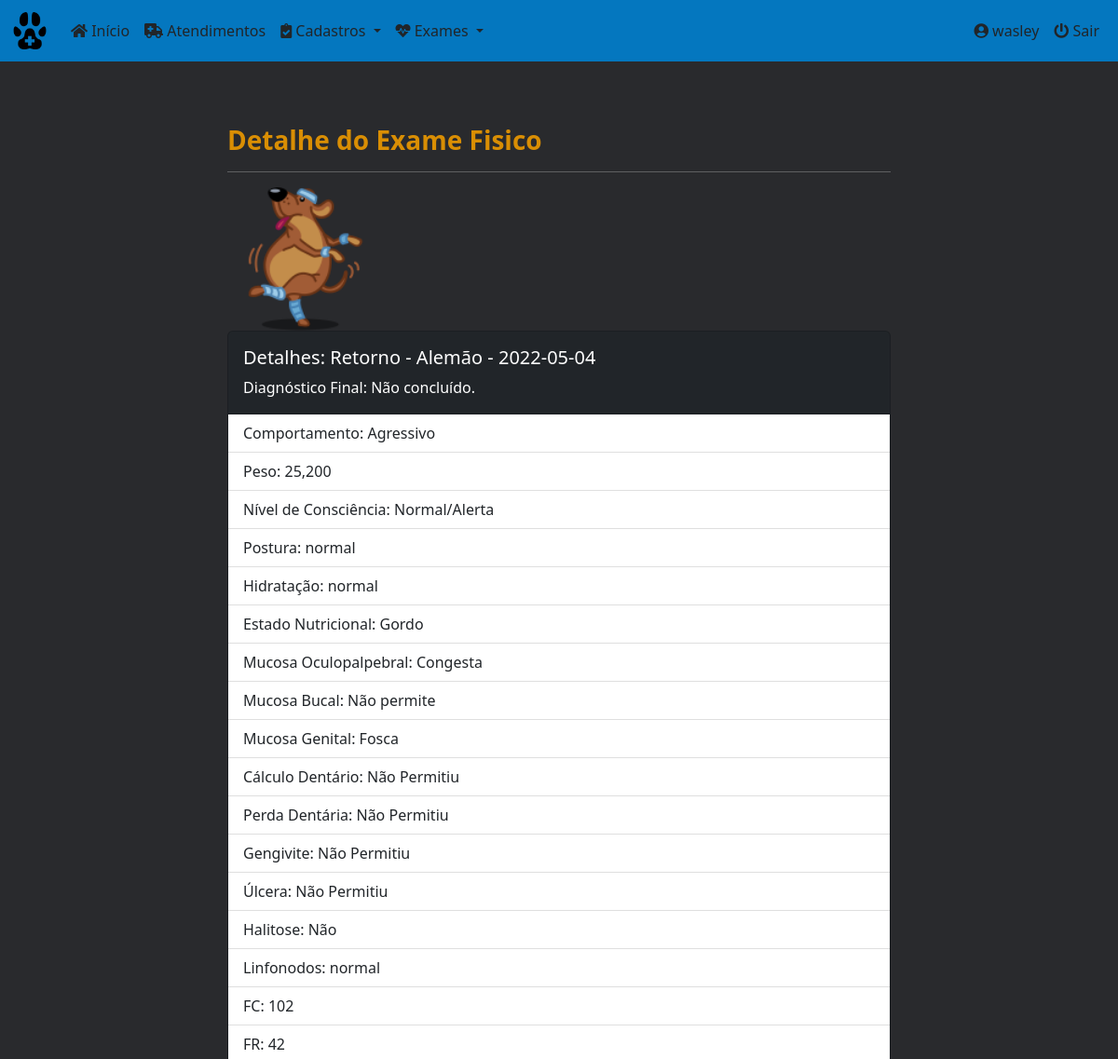
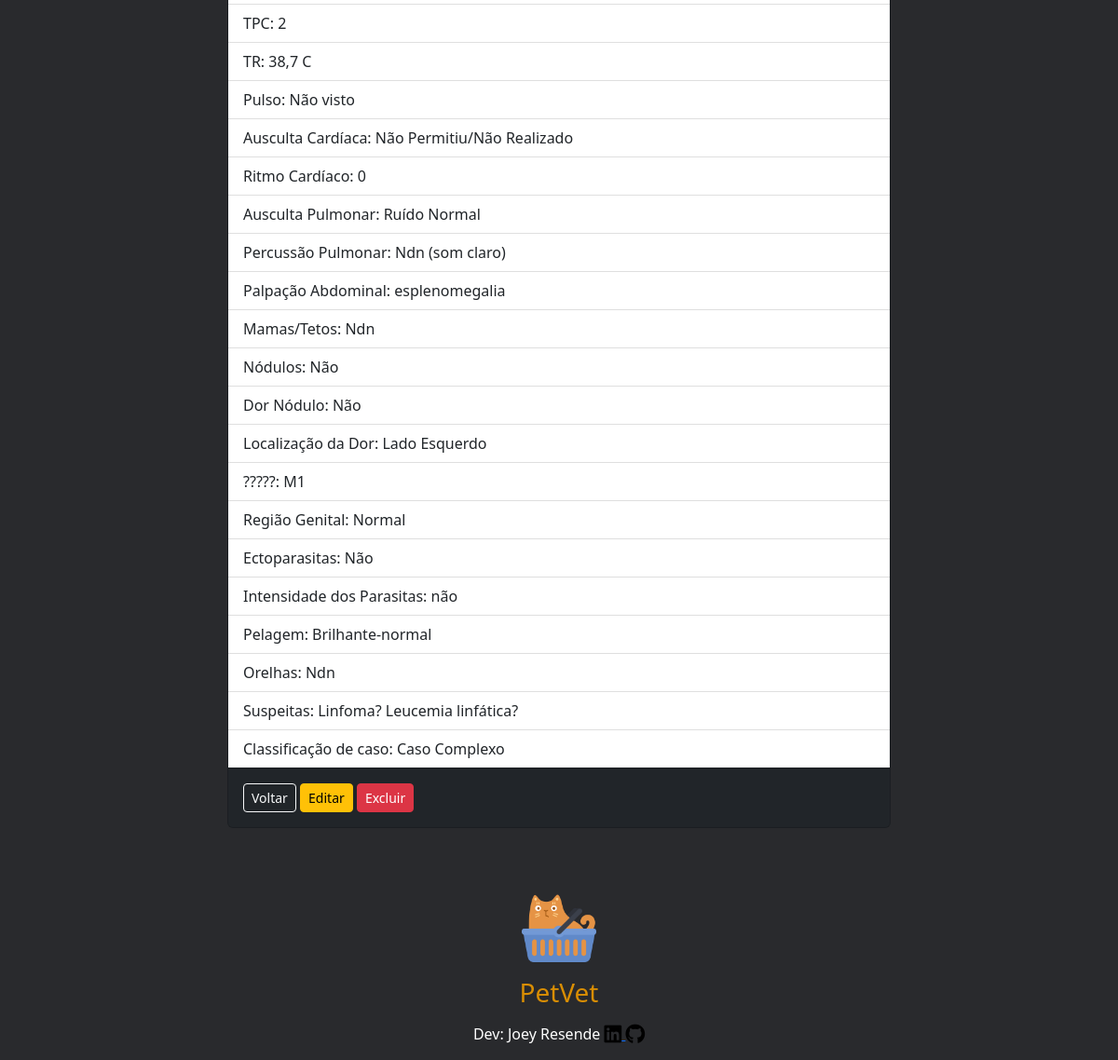
Screenshot of /petvet/physical_exam/1 (signed in) with the database file from the repository (2 pictures, top to bottom).
### core/models.py (models this page shows, shortened)
class PhysicalExam(models.Model):
    medical_care = models.ForeignKey(
        'MedicalCare', on_delete=models.PROTECT, null=True, verbose_name='Atendimento')
    choice_conduct = models.CharField(
        max_length=9, choices=conduct, verbose_name='Conduta')
    weight = models.DecimalField(
        max_digits=6, decimal_places=3, verbose_name='Peso', default=0)
    choice_consciousness = models.CharField(
        max_length=18, choices=consciousness, verbose_name='Nivel de Consciência')
    stance = models.CharField(max_length=30, verbose_name='Postura')
    hydration = models.CharField(max_length=30, verbose_name='Hidratação')
    choice_nutricional_status = models.CharField(
        max_length=18, choices=nutricional_status, verbose_name='Estado Nutricional')
    oculopalpebral = models.CharField(
        max_length=30, default='Não Permitiu', verbose_name='Mucosa Oculopalpebral')
    bucal = models.CharField(
        max_length=30, default='Não Permitiu', verbose_name='Mucosa Bucal')
    genital = models.CharField(
        max_length=30, default='Não Permitiu', verbose_name='Mucosa Genital')
    choice_dental_calculus = models.CharField(
        max_length=18, choices=dental_calculus, verbose_name='Cálculo Dentário')
    choice_dental_loss = models.CharField(
        max_length=29, choices=dental_loss, verbose_name='Perda Dentário')
    gengivite = models.CharField(
        max_length=18, choices=dental_calculus, verbose_name='Gengivite')
    choice_ulcera = models.CharField(
        max_length=12, choices=ulcera, verbose_name='Úlcera')
    choice_halitose = models.CharField(
        max_length=18, choices=dental_calculus, verbose_name='Halitose')
    linfonodos = models.CharField(max_length=60, verbose_name='Linfonodos')
    fc = models.CharField(max_length=30, default=0, verbose_name='FC')
    fr = models.CharField(max_length=30, default=0, verbose_name='FR')
    tpc = models.CharField(max_length=30, default=0, verbose_name='TPC')
    tr = models.CharField(max_length=30, default=0, verbose_name='TR')
    pulse = models.CharField(max_length=30, default=0, verbose_name='Pulso')
    choice_auscu_cardio = models.CharField(
        max_length=26, choices=auscu_cardio, verbose_name='Ausculta Cardíaca')
    heart_rate = models.CharField(
        max_length=30, default=0, verbose_name='Ritmo Cardíaco')
    choice_auscu_pulmonar = models.CharField(
        max_length=17, choices=auscu_pulmonar, verbose_name='Ausculta Pulmonar')
    choice_percu_pulmonar = models.CharField(
        max_length=17, choices=percu_pulmonar, verbose_name='Percussão Pulmonar')
    palpa_abdominal = models.CharField(
        max_length=60, verbose_name='Palpação Abdominal')
    choice_mamas = models.CharField(
        max_length=17, choices=mamas, verbose_name='Mamas/Tetos')
    choice_nodulo = models.CharField(
        max_length=17, choices=nodulo, verbose_name='Nódulos')
    choice_nodulo_pain = models.CharField(
        max_length=30, choices=castrated_status, verbose_name='Dor Nódulo')
    choice_local_pain = models.CharField(
        max_length=30, choices=local_pain, verbose_name='Local da Dor')
    choice_pain_m = models.CharField(
        max_length=3, choices=pain_m, verbose_name='Código Região')
    genital_region = models.CharField(
        max_length=30, default='Normal', verbose_name='Região Genital')
    choice_ectoparasitas = models.CharField(
        max_length=30, choices=parasitas, verbose_name='Ectoparasitas')
    ectoparasitas_intensity = models.CharField(
        max_length=30,  null=True, blank=True, verbose_name='Intensidade dos Parasitas')
    pelage = models.CharField(
        max_length=60, default='Normal', verbose_name='Pelagem')
    ears = models.CharField(
        max_length=60, default='Normal', verbose_name='Orelhas')
    diag_differ = models.TextField(
        max_length=1000, verbose_name='Suspeitas')
    diag_final = models.TextField(
        max_length=1000, verbose_name='Diagnósticos Definitivos')
    case_classification = models.CharField(
        max_length=13, choices=classifier, verbose_name='Classificação de caso')
    class Meta:
        ordering = ['id']

class MedicalCare(models.Model):
    id = models.AutoField(primary_key=True)
    date = models.DateField(default=date.today, verbose_name='Data')
    time = models.TimeField(verbose_name='Hora')
    pet_name = models.ForeignKey(
        'Pets', on_delete=models.PROTECT, null=True, verbose_name='Nome do Pet')
    procedure = models.CharField(
        max_length=8, choices=procedures, verbose_name='Tipo de atendimento')
    vet_name = models.ForeignKey(
        'Vet', on_delete=models.PROTECT, null=True, verbose_name='Veterinario')
    sedative = models.CharField(
        max_length=8, choices=type_sedative, default='Não', verbose_name='Tipo de sedativo')
    report = models.TextField(
        max_length=1000, verbose_name='Relato do problema')
    class Meta:
        ordering = ['-date']
    def __str__(self):
        return f'{self.procedure} - {self.pet_name} - {self.date}'

class Pets(models.Model):
    id = models.AutoField(primary_key=True)
    pet_name = models.CharField(
        max_length=30, verbose_name='Nome do Pet')
    species = models.CharField(
        max_length=20, verbose_name='Espécie')
    breed = models.CharField(
        max_length=30, verbose_name='Raça')
    gender = models.CharField(
        max_length=5, choices=sex_status, verbose_name='Gênero')
    date_of_birth = models.DateField(
        null=True, blank=True, verbose_name='Data de Nascimento')
    castrated = models.CharField(
        max_length=3, choices=castrated_status, default='N', verbose_name='Castrado?')
    weight = models.DecimalField(
        max_digits=6, decimal_places=3, verbose_name='Peso', default=0)
    tutor_name = models.ForeignKey(
        'Tutor', on_delete=models.PROTECT, null=True, verbose_name='Nome do Tutor')
    class Meta:
        ordering = ['-id']
    def __str__(self):
        return self.pet_name

### core/views.py (the view)
# urls.py: path('physical_exam/<int:pk>', PhysicalExamDetail.as_view(),
class PhysicalExamDetail(LoginRequiredMixin, DetailView):
    login_url = reverse_lazy('login')
    model = PhysicalExam
    template_name = 'core/physical_exam_detail.html'
    success_url = reverse_lazy('physical_exams')

### core/templates/core/physical_exam_detail.html (shortened to what this page needs)
{% extends 'core/base_model.html' %}
{% load static %}
{% block content %}
<div class="row">
  <div class="col-sm-8 mx-auto">
    <div class="container">
      <h3><strong>Detalhe do Exame Fisico</strong></h3><hr>
      <div class="row col-3">
        <img class="card-img-top" src="{% static 'img/fitness_dog.png/' %}" alt="Imagem de capa do card">
      </div>
      <div class="card text-white bg-dark mb-3">
        <div class="card-body">
          <h5 class="card-title">Detalhes: {{ physicalexam.medical_care }}</h5>
          <p class="card-text">Diagnóstico Final: {{ physicalexam.diag_final }}</p>
        </div>
          <ul class="list-group list-group-flush">
            <li class="list-group-item">Comportamento: {{ physicalexam.choice_conduct }}</li>
            <li class="list-group-item">Peso: {{ physicalexam.weight }}</li>
            <li class="list-group-item">Nível de Consciência: {{ physicalexam.choice_consciousness }}</li>
            <li class="list-group-item">Postura: {{ physicalexam.stance }}</li>
            <li class="list-group-item">Hidratação: {{ physicalexam.hydration }}</li>
            <li class="list-group-item">Estado Nutricional: {{ physicalexam.choice_nutricional_status }}</li>
            <li class="list-group-item">Mucosa Oculopalpebral: {{ physicalexam.oculopalpebral }}</li>
            <li class="list-group-item">Mucosa Bucal: {{ physicalexam.bucal }}</li>
            <li class="list-group-item">Mucosa Genital: {{ physicalexam.genital }}</li>
            <li class="list-group-item">Cálculo Dentário: {{ physicalexam.choice_dental_calculus }}</li>
            <li class="list-group-item">Perda Dentária: {{ physicalexam.choice_dental_loss }}</li>
            <li class="list-group-item">Gengivite: {{ physicalexam.gengivite }}</li>
            <li class="list-group-item">Úlcera: {{ physicalexam.choice_ulcera }}</li>
            <li class="list-group-item">Halitose: {{ physicalexam.choice_halitose }}</li>
            <li class="list-group-item">Linfonodos: {{ physicalexam.linfonodos }}</li>
            <li class="list-group-item">FC: {{ physicalexam.fc }}</li>
            <li class="list-group-item">FR: {{ physicalexam.fr }}</li>
            <li class="list-group-item">TPC: {{ physicalexam.tpc }}</li>
            <li class="list-group-item">TR: {{ physicalexam.tr }}</li>
            <li class="list-group-item">Pulso: {{ physicalexam.pulse }}</li>
            <li class="list-group-item">Ausculta Cardíaca: {{ physicalexam.choice_auscu_cardio }}</li>
            <li class="list-group-item">Ritmo Cardíaco: {{ physicalexam.heart_rate }}</li>
            <li class="list-group-item">Ausculta Pulmonar: {{ physicalexam.choice_auscu_pulmonar }}</li>
            <li class="list-group-item">Percussão Pulmonar: {{ physicalexam.choice_percu_pulmonar }}</li>
            <li class="list-group-item">Palpação Abdominal: {{ physicalexam.palpa_abdominal }}</li>
            <li class="list-group-item">Mamas/Tetos: {{ physicalexam.choice_mamas }}</li>
            <li class="list-group-item">Nódulos: {{ physicalexam.choice_nodulo }}</li>
            <li class="list-group-item">Dor Nódulo: {{ physicalexam.choice_nodulo_pain }}</li>
            <li class="list-group-item">Localização da Dor: {{ physicalexam.choice_local_pain }}</li>
            <li class="list-group-item">?????: {{ physicalexam.choice_pain_m }}</li>
            <li class="list-group-item">Região Genital: {{ physicalexam.genital_region }}</li>
            <li class="list-group-item">Ectoparasitas: {{ physicalexam.choice_ectoparasitas }}</li>
            <li class="list-group-item">Intensidade dos Parasitas: {{ physicalexam.ectoparasitas_intensity }}</li>
            <li class="list-group-item">Pelagem: {{ physicalexam.pelage }}</li>
            <li class="list-group-item">Orelhas: {{ physicalexam.ears }}</li>
            <li class="list-group-item">Suspeitas: {{ physicalexam.diag_differ }}</li>
            <li class="list-group-item">Classificação de caso: {{ physicalexam.case_classification }}</li>
          </ul>
        <div class="card-body">
          <a href="{% url 'physical_exams' %}" class="btn btn-outline-light btn-sm">Voltar</a>
          <a href="{% url 'physical_exam_edit' physicalexam.pk %}" class="btn btn-warning btn-sm">Editar</a>
          <a href="{% url 'physical_exam_delete' physicalexam.pk %}" class="btn btn-danger btn-sm">Excluir</a>
        </div>
      </div>
    </div>
  </div>
</div>
{% endblock %}

### core/templates/core/base_model.html (shortened to what this page needs)
{% load static %}
<!DOCTYPE html>
<html lang="pt-br" class="h-100">
<head>
  <link rel="stylesheet" href="{% static 'css/bootstrap.min.css/' %}" />
  <link rel="stylesheet" href="https://cdnjs.cloudflare.com/ajax/libs/font-awesome/5.11.2/css/all.css">
  <link rel="stylesheet" href="{% static 'css/styles.css/' %}" />
  <link rel="stylesheet" type="text/css" href="https://cdn.datatables.net/v/bs5/dt-1.11.5/datatables.min.css" />
</head>
<body class="d-flex flex-column h-100">
  <main class="flex-shrink-0  ">
    {% block menu %}
    <nav class="navbar navbar-expand-lg sticky-top">
      <div class="container-fluid">
        <a class="navbar-brand" href="{% url 'index' %}">
          <img src="{% static 'img/favicon.ico/' %}" height="40" alt="" />
        </a>
        <div class="collapse navbar-collapse" id="navbarsExample06">
          <ul class="navbar-nav me-auto mb-2 mb-xl-0">
            <li class="nav-item">
              <a class="nav-link text-dark" href="{% url 'index' %}">
                <i class="fa fa-home" aria-hidden="true"></i>
                Início
              </a>
            </li>
            <li class="nav-item">
              <a class="nav-link text-dark" href="{% url 'medical_cares' %}">
                <i class="fas fa-ambulance" aria-hidden="true"></i>
                Atendimentos
              </a>
            </li>
            <li class="nav-item dropdown">
              <a class="nav-link text-dark dropdown-toggle" href="#" data-bs-toggle="dropdown" aria-expanded="false">
                <i class="fas fa-clipboard-check" aria-hidden="true"></i>
                Cadastros
              </a>
            </li>
            <li class="nav-item dropdown">
              <a class="nav-link text-dark dropdown-toggle" href="#" data-bs-toggle="dropdown" aria-expanded="false">
                <i class="fas fa-heartbeat" aria-hidden="true"></i>
                Exames
              </a>
            </li>
          </ul>
          <div class="collapse navbar-collapse d-lg-flex justify-content-end">
            <ul class="navbar-nav bd-navbar-nav flex=row">
              {% if request.user.is_authenticated %}
              <li class="nav-item">
                  <a class="nav-link text-dark" href="{% url 'meus_dados' %}">
                    <i class="fas fa-user-circle" aria-hidden="true"></i>
                    <span id="username">{{ request.user }}</span>
                  </a>
              </li>
              <li class="nav-item">
                <a class="nav-link text-dark" href="{% url 'logout' %}">
                  <i class="fas fa-power-off" aria-hidden="true"></i>
                  Sair
                </a>
              </li>
              {% endif %}
            </ul>
          </div>
         </div>
      </div>
    </nav>
    {% endblock %}
    <div class="container py-5">
      {% block content %}
      {% endblock %}
    </div>
  </main>
{% block footer %}
<footer class="blog-footer">
  <p>
    <a href="#"><img src="{% static 'img/cat_yellow.png/' %}" width="80" height="80" alt=""></a>
    <h3>PetVet</h3>
  </p>
  <p>Dev: Joey Resende
    <a href="https://www.linkedin.com/in/givanildo-resende/" target="_blank">
      <i class="fab fa-linkedin fa-lg text-black" aria-hidden="true"></i>
    </a>
    <a href="https://github.com/Joey-Resende" target="_blank">
      <i class="fab fa-github fa-lg text-black" aria-hidden="true"></i>
    </a>
  </p>
</footer>
{% endblock %}
</body>
</html>

### static/css/styles.css (style rules this page uses)
:root { --preto: #000000; --branco-1: #ffffff; --branco-2: #E0E2DD; --azul-1: #0477BF; --azul-2: #0388A6; --azul-3: #003570; --amarelo-1: #F2CB05; --amarelo-2: #D98E04; --preto-bg: #292A2D; }
body { background-color: var(--preto-bg); color: var(--preto); padding-bottom: 20px; }
h3 { color: var(--amarelo-2); }
div { color: var(--branco-1); }
.navbar { background-color: var(--azul-1); color: var(--amarelo-2); margin-bottom: 20px; }
p { color: var(--branco-1); }
.blog-footer { margin-bottom: 0; padding: 0; text-align: center; }

### rows the page displays
PhysicalExam: medical_care "Retorno - Alemão - 2022-05-04", diag_final "Não concluído.", choice_conduct "Agressivo", weight "25,200", choice_consciousness "Normal/Alerta", stance "normal", hydration "normal", choice_nutricional_status "Gordo", oculopalpebral "Congesta", bucal "Não permite", genital "Fosca", choice_dental_calculus "Não Permitiu", choice_dental_loss "Não Permitiu", gengivite "Não Permitiu", choice_ulcera "Não Permitiu", choice_halitose "Não", linfonodos "normal", fc "102", fr "42", tpc "2", tr "38,7 C", pulse "Não visto", choice_auscu_cardio "Não Permitiu/Não Realizado", heart_rate "0", choice_auscu_pulmonar "Ruído Normal", choice_percu_pulmonar "Ndn (som claro)", palpa_abdominal "esplenomegalia", choice_mamas "Ndn", choice_nodulo "Não", choice_nodulo_pain "Não", choice_local_pain "Lado Esquerdo", choice_pain_m "M1", genital_region "Normal", choice_ectoparasitas "Não", ectoparasitas_intensity "não", pelage "Brilhante-normal", ears "Ndn", diag_differ "Linfoma? Leucemia linfática?", case_classification "Caso Complexo"

### other values shown
{{ request.user }} "wasley"
